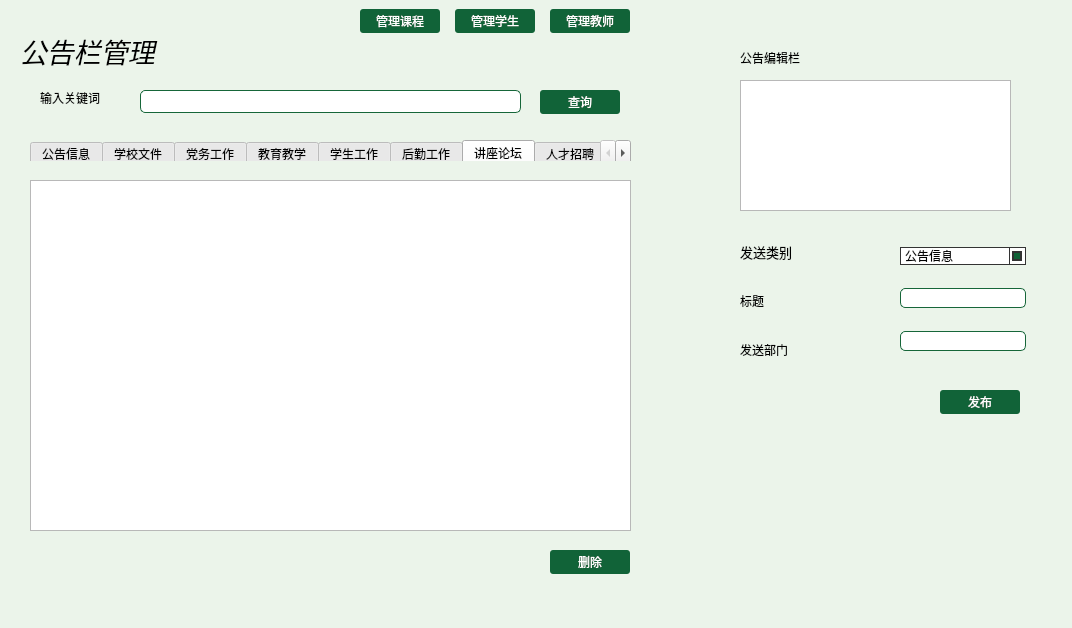
<?xml version="1.0" encoding="UTF-8"?>
<ui version="4.0">
 <class>announcepage</class>
 <widget class="QWidget" name="announcepage">
  <property name="geometry">
   <rect>
    <x>0</x>
    <y>0</y>
    <width>1072</width>
    <height>628</height>
   </rect>
  </property>
  <property name="minimumSize">
   <size>
    <width>1072</width>
    <height>628</height>
   </size>
  </property>
  <property name="maximumSize">
   <size>
    <width>1072</width>
    <height>628</height>
   </size>
  </property>
  <property name="windowTitle">
   <string>Form</string>
  </property>
  <property name="styleSheet">
   <string notr="true">#announcepage{
background-color: rgb(235, 244, 234);
}
QLineEdit {
    border-width: 1px;
    padding: 1px;
    border-style: solid;
	border-color: rgb(22, 102, 57);
    border-radius: 5px;
}

/* As mentioned above, eliminate the padding and increase the border. */
QLineEdit:focus:focus {
    border-width: 3px;
    padding: 0px;
}


QTabBar::tab:selected, QTabBar::tab:hover {
    background: qlineargradient(x1: 0, y1: 0, x2: 0, y2: 1,
                                stop: 0 #fafafa, stop: 0.4 #f4f4f4,
                                stop: 0.5 #e7e7e7, stop: 1.0 #fafafa);
}
.QPushButton:!hover
{
/*background-color: rgb(162, 210, 152);*/
	background-color: rgb(17, 99, 56);
color: rgb(255, 255, 255);
font: 9pt &quot;微软雅黑&quot;;
border-color: rgb(255, 255, 255);
border-radius:3px;
 padding: 3px;
}
.QPushButton:hover
{
background-color: rgb(85, 170, 127);
color: rgb(255, 255, 255);
font: 9pt &quot;微软雅黑&quot;;
border-color: rgb(255, 255, 255);
border-radius:3px
}
.QPushButton:pressed {
    padding-left: 5px;
    padding-top: 5px;
}</string>
  </property>
  <widget class="QLabel" name="label">
   <property name="geometry">
    <rect>
     <x>20</x>
     <y>30</y>
     <width>171</width>
     <height>41</height>
    </rect>
   </property>
   <property name="font">
    <font>
     <pointsize>20</pointsize>
     <italic>true</italic>
    </font>
   </property>
   <property name="text">
    <string>公告栏管理</string>
   </property>
  </widget>
  <widget class="QTextEdit" name="textEdit">
   <property name="geometry">
    <rect>
     <x>740</x>
     <y>80</y>
     <width>271</width>
     <height>131</height>
    </rect>
   </property>
  </widget>
  <widget class="QPushButton" name="publishBtn">
   <property name="geometry">
    <rect>
     <x>940</x>
     <y>390</y>
     <width>80</width>
     <height>24</height>
    </rect>
   </property>
   <property name="text">
    <string>发布</string>
   </property>
  </widget>
  <widget class="QLabel" name="label_2">
   <property name="geometry">
    <rect>
     <x>740</x>
     <y>50</y>
     <width>71</width>
     <height>16</height>
    </rect>
   </property>
   <property name="styleSheet">
    <string notr="true">border-color: rgb(0, 170, 0);</string>
   </property>
   <property name="text">
    <string>公告编辑栏</string>
   </property>
  </widget>
  <widget class="QPushButton" name="deleteBtn">
   <property name="geometry">
    <rect>
     <x>550</x>
     <y>550</y>
     <width>80</width>
     <height>24</height>
    </rect>
   </property>
   <property name="text">
    <string>删除</string>
   </property>
  </widget>
  <widget class="QWidget" name="widget" native="true">
   <property name="geometry">
    <rect>
     <x>360</x>
     <y>0</y>
     <width>270</width>
     <height>42</height>
    </rect>
   </property>
   <layout class="QHBoxLayout" name="horizontalLayout">
    <property name="spacing">
     <number>15</number>
    </property>
    <item>
     <widget class="QPushButton" name="toclassBtn">
      <property name="text">
       <string>管理课程</string>
      </property>
     </widget>
    </item>
    <item>
     <widget class="QPushButton" name="tostudentBtn">
      <property name="text">
       <string>管理学生</string>
      </property>
     </widget>
    </item>
    <item>
     <widget class="QPushButton" name="toteacherBtn">
      <property name="text">
       <string>管理教师</string>
      </property>
     </widget>
    </item>
   </layout>
  </widget>
  <widget class="QTabWidget" name="tabWidget">
   <property name="geometry">
    <rect>
     <x>30</x>
     <y>140</y>
     <width>601</width>
     <height>21</height>
    </rect>
   </property>
   <property name="currentIndex">
    <number>6</number>
   </property>
   <widget class="QWidget" name="tab1">
    <attribute name="title">
     <string>公告信息</string>
    </attribute>
   </widget>
   <widget class="QWidget" name="tab2">
    <attribute name="title">
     <string>学校文件</string>
    </attribute>
    <widget class="QListView" name="listView_2">
     <property name="geometry">
      <rect>
       <x>0</x>
       <y>0</y>
       <width>641</width>
       <height>371</height>
      </rect>
     </property>
    </widget>
   </widget>
   <widget class="QWidget" name="tab3">
    <attribute name="title">
     <string>党务工作</string>
    </attribute>
    <widget class="QListView" name="listView_3">
     <property name="geometry">
      <rect>
       <x>0</x>
       <y>0</y>
       <width>641</width>
       <height>361</height>
      </rect>
     </property>
    </widget>
   </widget>
   <widget class="QWidget" name="tab4">
    <attribute name="title">
     <string>教育教学</string>
    </attribute>
   </widget>
   <widget class="QWidget" name="tab5">
    <attribute name="title">
     <string>学生工作</string>
    </attribute>
   </widget>
   <widget class="QWidget" name="tab6">
    <attribute name="title">
     <string>后勤工作</string>
    </attribute>
   </widget>
   <widget class="QWidget" name="tab7">
    <attribute name="title">
     <string>讲座论坛</string>
    </attribute>
   </widget>
   <widget class="QWidget" name="tab8">
    <attribute name="title">
     <string>人才招聘</string>
    </attribute>
   </widget>
   <widget class="QWidget" name="tab9">
    <attribute name="title">
     <string>科研事项公示</string>
    </attribute>
   </widget>
  </widget>
  <widget class="QWidget" name="widget_2" native="true">
   <property name="geometry">
    <rect>
     <x>740</x>
     <y>230</y>
     <width>70</width>
     <height>141</height>
    </rect>
   </property>
   <layout class="QVBoxLayout" name="verticalLayout">
    <item>
     <widget class="QLabel" name="label_4">
      <property name="font">
       <font>
        <pointsize>10</pointsize>
       </font>
      </property>
      <property name="text">
       <string>发送类别</string>
      </property>
     </widget>
    </item>
    <item>
     <widget class="QLabel" name="label_5">
      <property name="text">
       <string>标题</string>
      </property>
     </widget>
    </item>
    <item>
     <widget class="QLabel" name="label_3">
      <property name="text">
       <string>发送部门</string>
      </property>
     </widget>
    </item>
   </layout>
  </widget>
  <widget class="QWidget" name="widget_3" native="true">
   <property name="geometry">
    <rect>
     <x>900</x>
     <y>230</y>
     <width>126</width>
     <height>141</height>
    </rect>
   </property>
   <layout class="QVBoxLayout" name="verticalLayout_2">
    <item>
     <widget class="QComboBox" name="comboBox">
      <property name="styleSheet">
       <string notr="true">QComboBox {
    background-color: white;
    border: 1px solid #333333;
    color: black;
    padding:1px 2em 1px 3px;
}

QComboBox::drop-down {
    subcontrol-origin: padding;
    subcontrol-position: top right;
    border-left: 1px solid #333333;
}

QComboBox::down-arrow {
    border: 2px solid #333333;
    width: 6px;
    height: 6px;
    background: rgb(17, 99, 56);
}</string>
      </property>
      <item>
       <property name="text">
        <string>公告信息</string>
       </property>
      </item>
      <item>
       <property name="text">
        <string>学校文件</string>
       </property>
      </item>
      <item>
       <property name="text">
        <string>党务工作</string>
       </property>
      </item>
      <item>
       <property name="text">
        <string>教育教学</string>
       </property>
      </item>
      <item>
       <property name="text">
        <string>学生工作</string>
       </property>
      </item>
      <item>
       <property name="text">
        <string>后勤工作</string>
       </property>
      </item>
      <item>
       <property name="text">
        <string>讲座论坛</string>
       </property>
      </item>
      <item>
       <property name="text">
        <string>人才招聘</string>
       </property>
      </item>
      <item>
       <property name="text">
        <string>科研事项</string>
       </property>
      </item>
     </widget>
    </item>
    <item>
     <widget class="QLineEdit" name="titleEdit"/>
    </item>
    <item>
     <widget class="QLineEdit" name="whereEdit"/>
    </item>
   </layout>
  </widget>
  <widget class="QLineEdit" name="searchEdit">
   <property name="geometry">
    <rect>
     <x>140</x>
     <y>90</y>
     <width>381</width>
     <height>23</height>
    </rect>
   </property>
  </widget>
  <widget class="QPushButton" name="searchBtn">
   <property name="geometry">
    <rect>
     <x>540</x>
     <y>90</y>
     <width>80</width>
     <height>24</height>
    </rect>
   </property>
   <property name="text">
    <string>查询</string>
   </property>
  </widget>
  <widget class="QListView" name="listView">
   <property name="geometry">
    <rect>
     <x>30</x>
     <y>180</y>
     <width>601</width>
     <height>351</height>
    </rect>
   </property>
  </widget>
  <widget class="QLabel" name="label_6">
   <property name="geometry">
    <rect>
     <x>40</x>
     <y>90</y>
     <width>71</width>
     <height>16</height>
    </rect>
   </property>
   <property name="text">
    <string>输入关键词</string>
   </property>
  </widget>
 </widget>
 <resources/>
 <connections/>
</ui>
